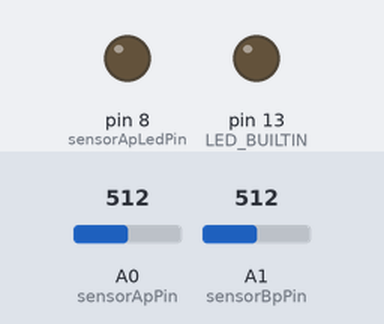
Simulated run of this sketch. Board: Arduino Uno, built with avr-gcc and run on an emulated ATmega328P. Parts: output pins drawn as LEDs (lit = HIGH). The inputs (shaded band) are chosen by the test bench; at power-on: A1 (sensorBpPin) = 512, A0 (sensorApPin) = 512.

Above: at 1.2 s.
1.3 s: A1 (sensorBpPin) set to 499
At 1.7 s:
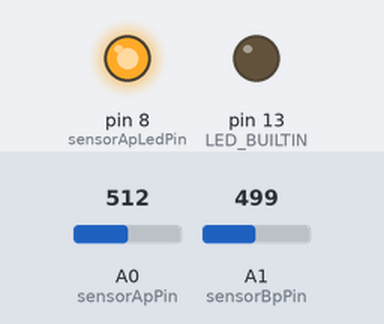
2.8 s: A1 (sensorBpPin) set to 716
At 3.8 s:
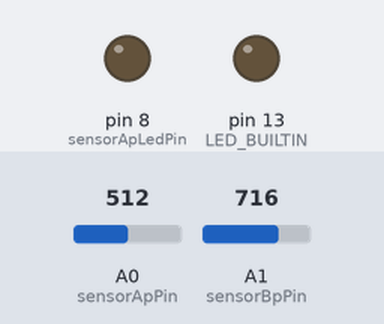
4.3 s: A1 (sensorBpPin) set to 511
At 5.1 s:
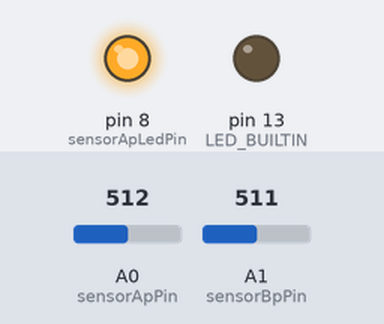
Timing chart, 0 to 7.3 s (numbered marks = the images above; inputs shaded):
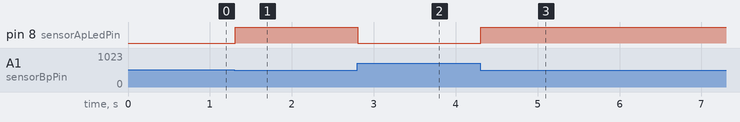

The sketch:

sketch_electricityconsumption.ino
```cpp
/*|==============================================================|
 * Made by IntSPstudio
 * Get data from electricity meter '1000 imp/kWh' led
 * Thank you for using this sketch!
 * Version: 0.0.0.20161117
 * ID: 820002001
 * Twitter: @IntSPstudio
 *|==============================================================|
 */
//LED VALUE
int sensorApPin =A0;
int sensorApValue =0;
int sensorApLedPin =8;
int sensorApCheckCounterHis =0;
int sensorApCheckCounter =0;
//CALIBRATION
int startSteps =2;
int sensorBpPin =A1;
int sensorBpValue =0;
//MAIN SETTINGS
unsigned long systemClock;
unsigned long systemCheckClock;
int systemCheckClockAlimit =400;
int currentElecCons =0;
int sensorOldValue =0;
int sensorMainValue =0;
//SETUP
void setup() {
  //SERIAL
  Serial.begin(9600);
  //CHECK LED
  pinMode(sensorApLedPin, OUTPUT);
  pinMode(LED_BUILTIN, OUTPUT);
}
//MAIN LOOP
void loop() {
  //LED VALUE
  sensorApValue = analogRead(sensorApPin);
  //CALIBRATION
  sensorBpValue = analogRead(sensorBpPin);
  //MAIN VALUE
  sensorOldValue = sensorMainValue;
  sensorMainValue = sensorApValue - sensorBpValue;
  if (sensorMainValue < 1)
  {
    sensorMainValue =0;
  }
  //CHECK
  sensorApCheckCounterHis = sensorApCheckCounter;
  if (sensorMainValue > 0)
  {
    digitalWrite(sensorApLedPin, HIGH);
    sensorApCheckCounter +=1;
  }
  else
  {
    digitalWrite(sensorApLedPin, LOW);
    sensorApCheckCounter =0;
  }
  //MAIN
  if ((sensorApCheckCounter == 0 ) && (sensorApCheckCounterHis > 0))
  {
    //CLOCK
    systemCheckClock = millis() - systemClock;
    systemClock = millis();
    if (systemCheckClock > systemCheckClockAlimit)
    {
      if (startSteps < 1)
      {
        //MATH (Wh)
        currentElecCons = 3.6 / (systemCheckClock / 1000) * 1000;
        //LED SIM
        digitalWrite(LED_BUILTIN, HIGH);
        //PRINT
        Serial.print(systemCheckClock);
        Serial.print(" ms");
        Serial.print(", ");
        Serial.print(currentElecCons);
        Serial.println(" Wh");
      }
      else
      {
        startSteps -=1;
      }
    }
    else
    {
       //LED SIM
      digitalWrite(LED_BUILTIN, LOW);
    }
  }
  else
  {
     //LED SIM
    digitalWrite(LED_BUILTIN, LOW);
  }
  delay(10);
}
```

Measured:
- the behaviour switches between 512 and 511 on A1 (sensorBpPin) (found by bisection; images 0 and 1)
- after the input at 1.3 s, pin 8 (sensorApLedPin): LOW → HIGH at once
- after the input at 2.8 s, pin 8 (sensorApLedPin): HIGH → LOW at once
- after the input at 4.3 s, pin 8 (sensorApLedPin): LOW → HIGH at once
